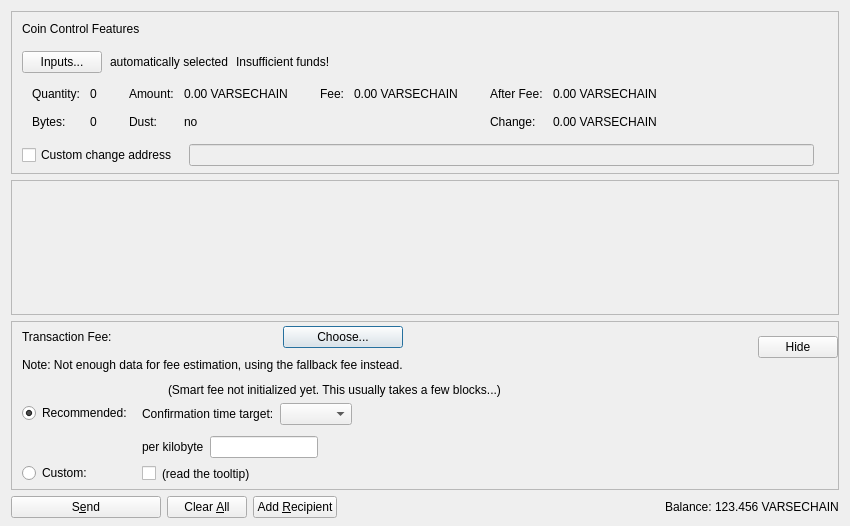
<?xml version="1.0" encoding="UTF-8"?>
<ui version="4.0">
 <class>SendCoinsDialog</class>
 <widget class="QDialog" name="SendCoinsDialog">
  <property name="geometry">
   <rect>
    <x>0</x>
    <y>0</y>
    <width>850</width>
    <height>526</height>
   </rect>
  </property>
  <property name="windowTitle">
   <string>Send Coins</string>
  </property>
  <layout class="QVBoxLayout" name="verticalLayout" stretch="0,1,0,0">
   <property name="bottomMargin">
    <number>8</number>
   </property>
   <item>
    <widget class="QFrame" name="frameCoinControl">
     <property name="sizePolicy">
      <sizepolicy hsizetype="Expanding" vsizetype="Expanding">
       <horstretch>0</horstretch>
       <verstretch>0</verstretch>
      </sizepolicy>
     </property>
     <property name="maximumSize">
      <size>
       <width>16777215</width>
       <height>16777215</height>
      </size>
     </property>
     <property name="frameShape">
      <enum>QFrame::StyledPanel</enum>
     </property>
     <property name="frameShadow">
      <enum>QFrame::Sunken</enum>
     </property>
     <layout class="QVBoxLayout" name="verticalLayoutCoinControl2">
      <property name="spacing">
       <number>0</number>
      </property>
      <property name="leftMargin">
       <number>0</number>
      </property>
      <property name="topMargin">
       <number>0</number>
      </property>
      <property name="rightMargin">
       <number>0</number>
      </property>
      <property name="bottomMargin">
       <number>6</number>
      </property>
      <item>
       <layout class="QVBoxLayout" name="verticalLayoutCoinControl" stretch="0,0,0,0,1">
        <property name="spacing">
         <number>0</number>
        </property>
        <property name="leftMargin">
         <number>10</number>
        </property>
        <property name="topMargin">
         <number>10</number>
        </property>
        <item>
         <layout class="QHBoxLayout" name="horizontalLayoutCoinControl1">
          <property name="bottomMargin">
           <number>15</number>
          </property>
          <item>
           <widget class="QLabel" name="labelCoinControlFeatures">
            <property name="sizePolicy">
             <sizepolicy hsizetype="Preferred" vsizetype="Maximum">
              <horstretch>0</horstretch>
              <verstretch>0</verstretch>
             </sizepolicy>
            </property>
            <property name="text">
             <string>Coin Control Features</string>
            </property>
           </widget>
          </item>
         </layout>
        </item>
        <item>
         <layout class="QHBoxLayout" name="horizontalLayoutCoinControl2" stretch="0,0,0,0">
          <property name="spacing">
           <number>8</number>
          </property>
          <property name="bottomMargin">
           <number>10</number>
          </property>
          <item>
           <widget class="QPushButton" name="pushButtonCoinControl">
            <property name="styleSheet">
             <string notr="true"/>
            </property>
            <property name="text">
             <string>Inputs...</string>
            </property>
            <property name="autoDefault">
             <bool>false</bool>
            </property>
           </widget>
          </item>
          <item>
           <widget class="QLabel" name="labelCoinControlAutomaticallySelected">
            <property name="text">
             <string>automatically selected</string>
            </property>
            <property name="margin">
             <number>5</number>
            </property>
           </widget>
          </item>
          <item>
           <widget class="QLabel" name="labelCoinControlInsuffFunds">
            <property name="text">
             <string>Insufficient funds!</string>
            </property>
            <property name="margin">
             <number>5</number>
            </property>
           </widget>
          </item>
          <item>
           <spacer name="horizontalSpacerCoinControl">
            <property name="orientation">
             <enum>Qt::Horizontal</enum>
            </property>
            <property name="sizeHint" stdset="0">
             <size>
              <width>40</width>
              <height>1</height>
             </size>
            </property>
           </spacer>
          </item>
         </layout>
        </item>
        <item>
         <widget class="QWidget" name="widgetCoinControl" native="true">
          <property name="sizePolicy">
           <sizepolicy hsizetype="Preferred" vsizetype="Preferred">
            <horstretch>0</horstretch>
            <verstretch>0</verstretch>
           </sizepolicy>
          </property>
          <property name="minimumSize">
           <size>
            <width>0</width>
            <height>0</height>
           </size>
          </property>
          <property name="styleSheet">
           <string notr="true"/>
          </property>
          <layout class="QHBoxLayout" name="horizontalLayoutCoinControl5">
           <property name="leftMargin">
            <number>0</number>
           </property>
           <property name="topMargin">
            <number>0</number>
           </property>
           <property name="rightMargin">
            <number>0</number>
           </property>
           <property name="bottomMargin">
            <number>0</number>
           </property>
           <item>
            <layout class="QHBoxLayout" name="horizontalLayoutCoinControl3" stretch="0,0,0,1">
             <property name="spacing">
              <number>20</number>
             </property>
             <property name="topMargin">
              <number>0</number>
             </property>
             <property name="bottomMargin">
              <number>10</number>
             </property>
             <item>
              <layout class="QFormLayout" name="formLayoutCoinControl1">
               <property name="horizontalSpacing">
                <number>10</number>
               </property>
               <property name="verticalSpacing">
                <number>14</number>
               </property>
               <property name="leftMargin">
                <number>10</number>
               </property>
               <property name="topMargin">
                <number>4</number>
               </property>
               <property name="rightMargin">
                <number>6</number>
               </property>
               <item row="0" column="0">
                <widget class="QLabel" name="labelCoinControlQuantityText">
                 <property name="text">
                  <string>Quantity:</string>
                 </property>
                 <property name="margin">
                  <number>0</number>
                 </property>
                </widget>
               </item>
               <item row="0" column="1">
                <widget class="QLabel" name="labelCoinControlQuantity">
                 <property name="cursor">
                  <cursorShape>IBeamCursor</cursorShape>
                 </property>
                 <property name="contextMenuPolicy">
                  <enum>Qt::ActionsContextMenu</enum>
                 </property>
                 <property name="text">
                  <string notr="true">0</string>
                 </property>
                 <property name="margin">
                  <number>0</number>
                 </property>
                 <property name="textInteractionFlags">
                  <set>Qt::LinksAccessibleByMouse|Qt::TextSelectableByKeyboard|Qt::TextSelectableByMouse</set>
                 </property>
                </widget>
               </item>
               <item row="1" column="0">
                <widget class="QLabel" name="labelCoinControlBytesText">
                 <property name="text">
                  <string>Bytes:</string>
                 </property>
                </widget>
               </item>
               <item row="1" column="1">
                <widget class="QLabel" name="labelCoinControlBytes">
                 <property name="cursor">
                  <cursorShape>IBeamCursor</cursorShape>
                 </property>
                 <property name="contextMenuPolicy">
                  <enum>Qt::ActionsContextMenu</enum>
                 </property>
                 <property name="text">
                  <string notr="true">0</string>
                 </property>
                 <property name="textInteractionFlags">
                  <set>Qt::LinksAccessibleByMouse|Qt::TextSelectableByKeyboard|Qt::TextSelectableByMouse</set>
                 </property>
                </widget>
               </item>
              </layout>
             </item>
             <item>
              <layout class="QFormLayout" name="formLayoutCoinControl2">
               <property name="horizontalSpacing">
                <number>10</number>
               </property>
               <property name="verticalSpacing">
                <number>14</number>
               </property>
               <property name="leftMargin">
                <number>6</number>
               </property>
               <property name="topMargin">
                <number>4</number>
               </property>
               <property name="rightMargin">
                <number>6</number>
               </property>
               <item row="0" column="0">
                <widget class="QLabel" name="labelCoinControlAmountText">
                 <property name="text">
                  <string>Amount:</string>
                 </property>
                 <property name="margin">
                  <number>0</number>
                 </property>
                </widget>
               </item>
               <item row="0" column="1">
                <widget class="QLabel" name="labelCoinControlAmount">
                 <property name="cursor">
                  <cursorShape>IBeamCursor</cursorShape>
                 </property>
                 <property name="contextMenuPolicy">
                  <enum>Qt::ActionsContextMenu</enum>
                 </property>
                 <property name="text">
                  <string notr="true">0.00 VARSECHAIN</string>
                 </property>
                 <property name="textInteractionFlags">
                  <set>Qt::LinksAccessibleByMouse|Qt::TextSelectableByKeyboard|Qt::TextSelectableByMouse</set>
                 </property>
                </widget>
               </item>
               <item row="1" column="0">
                <widget class="QLabel" name="labelCoinControlLowOutputText">
                 <property name="text">
                  <string>Dust:</string>
                 </property>
                </widget>
               </item>
               <item row="1" column="1">
                <widget class="QLabel" name="labelCoinControlLowOutput">
                 <property name="cursor">
                  <cursorShape>IBeamCursor</cursorShape>
                 </property>
                 <property name="contextMenuPolicy">
                  <enum>Qt::ActionsContextMenu</enum>
                 </property>
                 <property name="text">
                  <string notr="true">no</string>
                 </property>
                 <property name="textInteractionFlags">
                  <set>Qt::LinksAccessibleByMouse|Qt::TextSelectableByKeyboard|Qt::TextSelectableByMouse</set>
                 </property>
                </widget>
               </item>
              </layout>
             </item>
             <item>
              <layout class="QFormLayout" name="formLayoutCoinControl3">
               <property name="horizontalSpacing">
                <number>10</number>
               </property>
               <property name="verticalSpacing">
                <number>14</number>
               </property>
               <property name="leftMargin">
                <number>6</number>
               </property>
               <property name="topMargin">
                <number>4</number>
               </property>
               <property name="rightMargin">
                <number>6</number>
               </property>
               <item row="0" column="0">
                <widget class="QLabel" name="labelCoinControlFeeText">
                 <property name="text">
                  <string>Fee:</string>
                 </property>
                 <property name="margin">
                  <number>0</number>
                 </property>
                </widget>
               </item>
               <item row="0" column="1">
                <widget class="QLabel" name="labelCoinControlFee">
                 <property name="cursor">
                  <cursorShape>IBeamCursor</cursorShape>
                 </property>
                 <property name="contextMenuPolicy">
                  <enum>Qt::ActionsContextMenu</enum>
                 </property>
                 <property name="text">
                  <string notr="true">0.00 VARSECHAIN</string>
                 </property>
                 <property name="textInteractionFlags">
                  <set>Qt::LinksAccessibleByMouse|Qt::TextSelectableByKeyboard|Qt::TextSelectableByMouse</set>
                 </property>
                </widget>
               </item>
              </layout>
             </item>
             <item>
              <layout class="QFormLayout" name="formLayoutCoinControl4">
               <property name="horizontalSpacing">
                <number>10</number>
               </property>
               <property name="verticalSpacing">
                <number>14</number>
               </property>
               <property name="leftMargin">
                <number>6</number>
               </property>
               <property name="topMargin">
                <number>4</number>
               </property>
               <property name="rightMargin">
                <number>6</number>
               </property>
               <item row="0" column="0">
                <widget class="QLabel" name="labelCoinControlAfterFeeText">
                 <property name="text">
                  <string>After Fee:</string>
                 </property>
                 <property name="margin">
                  <number>0</number>
                 </property>
                </widget>
               </item>
               <item row="0" column="1">
                <widget class="QLabel" name="labelCoinControlAfterFee">
                 <property name="cursor">
                  <cursorShape>IBeamCursor</cursorShape>
                 </property>
                 <property name="contextMenuPolicy">
                  <enum>Qt::ActionsContextMenu</enum>
                 </property>
                 <property name="text">
                  <string notr="true">0.00 VARSECHAIN</string>
                 </property>
                 <property name="textInteractionFlags">
                  <set>Qt::LinksAccessibleByMouse|Qt::TextSelectableByKeyboard|Qt::TextSelectableByMouse</set>
                 </property>
                </widget>
               </item>
               <item row="1" column="0">
                <widget class="QLabel" name="labelCoinControlChangeText">
                 <property name="text">
                  <string>Change:</string>
                 </property>
                </widget>
               </item>
               <item row="1" column="1">
                <widget class="QLabel" name="labelCoinControlChange">
                 <property name="cursor">
                  <cursorShape>IBeamCursor</cursorShape>
                 </property>
                 <property name="contextMenuPolicy">
                  <enum>Qt::ActionsContextMenu</enum>
                 </property>
                 <property name="text">
                  <string notr="true">0.00 VARSECHAIN</string>
                 </property>
                 <property name="textInteractionFlags">
                  <set>Qt::LinksAccessibleByMouse|Qt::TextSelectableByKeyboard|Qt::TextSelectableByMouse</set>
                 </property>
                </widget>
               </item>
              </layout>
             </item>
            </layout>
           </item>
          </layout>
         </widget>
        </item>
        <item>
         <layout class="QHBoxLayout" name="horizontalLayoutCoinControl4" stretch="0,0,0">
          <property name="spacing">
           <number>12</number>
          </property>
          <property name="sizeConstraint">
           <enum>QLayout::SetDefaultConstraint</enum>
          </property>
          <property name="topMargin">
           <number>5</number>
          </property>
          <property name="rightMargin">
           <number>5</number>
          </property>
          <item>
           <widget class="QCheckBox" name="checkBoxCoinControlChange">
            <property name="toolTip">
             <string>If this is activated, but the change address is empty or invalid, change will be sent to a newly generated address.</string>
            </property>
            <property name="text">
             <string>Custom change address</string>
            </property>
           </widget>
          </item>
          <item>
           <widget class="QValidatedLineEdit" name="lineEditCoinControlChange">
            <property name="enabled">
             <bool>false</bool>
            </property>
            <property name="sizePolicy">
             <sizepolicy hsizetype="Expanding" vsizetype="Fixed">
              <horstretch>0</horstretch>
              <verstretch>0</verstretch>
             </sizepolicy>
            </property>
           </widget>
          </item>
          <item>
           <widget class="QLabel" name="labelCoinControlChangeLabel">
            <property name="sizePolicy">
             <sizepolicy hsizetype="Preferred" vsizetype="Expanding">
              <horstretch>0</horstretch>
              <verstretch>0</verstretch>
             </sizepolicy>
            </property>
            <property name="minimumSize">
             <size>
              <width>0</width>
              <height>0</height>
             </size>
            </property>
            <property name="text">
             <string/>
            </property>
            <property name="margin">
             <number>3</number>
            </property>
           </widget>
          </item>
         </layout>
        </item>
        <item>
         <spacer name="verticalSpacerCoinControl">
          <property name="orientation">
           <enum>Qt::Vertical</enum>
          </property>
          <property name="sizeHint" stdset="0">
           <size>
            <width>800</width>
            <height>1</height>
           </size>
          </property>
         </spacer>
        </item>
       </layout>
      </item>
     </layout>
    </widget>
   </item>
   <item>
    <widget class="QScrollArea" name="scrollArea">
     <property name="widgetResizable">
      <bool>true</bool>
     </property>
     <widget class="QWidget" name="scrollAreaWidgetContents">
      <property name="geometry">
       <rect>
        <x>0</x>
        <y>0</y>
        <width>830</width>
        <height>104</height>
       </rect>
      </property>
      <layout class="QVBoxLayout" name="verticalLayout_2" stretch="0,1">
       <property name="leftMargin">
        <number>0</number>
       </property>
       <property name="topMargin">
        <number>0</number>
       </property>
       <property name="rightMargin">
        <number>0</number>
       </property>
       <property name="bottomMargin">
        <number>0</number>
       </property>
       <item>
        <layout class="QVBoxLayout" name="entries">
         <property name="spacing">
          <number>6</number>
         </property>
        </layout>
       </item>
       <item>
        <spacer name="verticalSpacer">
         <property name="orientation">
          <enum>Qt::Vertical</enum>
         </property>
         <property name="sizeHint" stdset="0">
          <size>
           <width>20</width>
           <height>40</height>
          </size>
         </property>
        </spacer>
       </item>
      </layout>
     </widget>
    </widget>
   </item>
   <item>
    <widget class="QFrame" name="frameFee">
     <property name="sizePolicy">
      <sizepolicy hsizetype="Expanding" vsizetype="Expanding">
       <horstretch>0</horstretch>
       <verstretch>0</verstretch>
      </sizepolicy>
     </property>
     <property name="maximumSize">
      <size>
       <width>16777215</width>
       <height>16777215</height>
      </size>
     </property>
     <property name="frameShape">
      <enum>QFrame::StyledPanel</enum>
     </property>
     <property name="frameShadow">
      <enum>QFrame::Sunken</enum>
     </property>
     <layout class="QVBoxLayout" name="verticalLayoutFee1">
      <property name="spacing">
       <number>0</number>
      </property>
      <property name="leftMargin">
       <number>0</number>
      </property>
      <property name="topMargin">
       <number>0</number>
      </property>
      <property name="rightMargin">
       <number>0</number>
      </property>
      <property name="bottomMargin">
       <number>0</number>
      </property>
      <item>
       <layout class="QVBoxLayout" name="verticalLayoutFee2" stretch="0,0,0">
        <property name="spacing">
         <number>0</number>
        </property>
        <property name="leftMargin">
         <number>10</number>
        </property>
        <property name="topMargin">
         <number>0</number>
        </property>
        <item>
         <layout class="QHBoxLayout" name="horizontalLayoutFee1">
          <property name="bottomMargin">
           <number>0</number>
          </property>
          <item>
           <layout class="QVBoxLayout" name="verticalLayoutFee7">
            <property name="spacing">
             <number>0</number>
            </property>
            <item>
             <spacer name="verticalSpacerSmartFee">
              <property name="orientation">
               <enum>Qt::Vertical</enum>
              </property>
              <property name="sizeType">
               <enum>QSizePolicy::Fixed</enum>
              </property>
              <property name="sizeHint" stdset="0">
               <size>
                <width>1</width>
                <height>4</height>
               </size>
              </property>
             </spacer>
            </item>
            <item>
             <layout class="QHBoxLayout" name="horizontalLayoutSmartFee">
              <property name="spacing">
               <number>10</number>
              </property>
              <item>
               <widget class="QLabel" name="labelFeeHeadline">
                <property name="sizePolicy">
                 <sizepolicy hsizetype="Preferred" vsizetype="Maximum">
                  <horstretch>0</horstretch>
                  <verstretch>0</verstretch>
                 </sizepolicy>
                </property>
                <property name="text">
                 <string>Transaction Fee:</string>
                </property>
               </widget>
              </item>
              <item>
               <widget class="QLabel" name="labelFeeMinimized">
                <property name="text">
                 <string/>
                </property>
               </widget>
              </item>
              <item>
               <widget class="QPushButton" name="buttonChooseFee">
                <property name="text">
                 <string>Choose...</string>
                </property>
               </widget>
              </item>
             </layout>
            </item>
            <item>
             <spacer name="verticalSpacer_7">
              <property name="orientation">
               <enum>Qt::Vertical</enum>
              </property>
              <property name="sizeHint" stdset="0">
               <size>
                <width>1</width>
                <height>10</height>
               </size>
              </property>
             </spacer>
            </item>
            <item>
             <widget class="QLabel" name="fallbackFeeWarningLabel">
              <property name="toolTip">
               <string>Using the fallbackfee can result in sending a transaction that will take several hours or days (or never) to confirm. Consider choosing your fee manually or wait until you have validated the complete chain.</string>
              </property>
              <property name="text">
               <string>Note: Not enough data for fee estimation, using the fallback fee instead.</string>
              </property>
              <property name="wordWrap">
               <bool>false</bool>
              </property>
             </widget>
            </item>
            <item>
             <spacer name="verticalSpacer_5">
              <property name="orientation">
               <enum>Qt::Vertical</enum>
              </property>
              <property name="sizeHint" stdset="0">
               <size>
                <width>1</width>
                <height>1</height>
               </size>
              </property>
             </spacer>
            </item>
           </layout>
          </item>
          <item>
           <spacer name="horizontalSpacer_4">
            <property name="orientation">
             <enum>Qt::Horizontal</enum>
            </property>
            <property name="sizeHint" stdset="0">
             <size>
              <width>1</width>
              <height>1</height>
             </size>
            </property>
           </spacer>
          </item>
          <item>
           <widget class="QPushButton" name="buttonMinimizeFee">
            <property name="toolTip">
             <string>collapse fee-settings</string>
            </property>
            <property name="text">
             <string>Hide</string>
            </property>
           </widget>
          </item>
         </layout>
        </item>
        <item>
         <widget class="QFrame" name="frameFeeSelection">
          <layout class="QVBoxLayout" name="verticalLayoutFee12">
           <property name="spacing">
            <number>0</number>
           </property>
           <property name="leftMargin">
            <number>0</number>
           </property>
           <property name="topMargin">
            <number>0</number>
           </property>
           <property name="rightMargin">
            <number>0</number>
           </property>
           <property name="bottomMargin">
            <number>0</number>
           </property>
           <item>
            <layout class="QGridLayout" name="gridLayoutFee">
             <property name="topMargin">
              <number>10</number>
             </property>
             <property name="bottomMargin">
              <number>4</number>
             </property>
             <property name="horizontalSpacing">
              <number>10</number>
             </property>
             <property name="verticalSpacing">
              <number>4</number>
             </property>
             <item row="1" column="1">
              <layout class="QVBoxLayout" name="verticalLayoutFee8">
               <property name="spacing">
                <number>6</number>
               </property>
               <property name="topMargin">
                <number>3</number>
               </property>
               <item>
                <layout class="QHBoxLayout" name="horizontalLayoutFee13" stretch="0,0,1">
                 <item>
                  <widget class="QLabel" name="labelCustomPerKilobyte">
                   <property name="toolTip">
                    <string>If the custom fee is set to 1000 ruffs and the transaction is only 250 bytes, then &quot;per kilobyte&quot; only pays 250 ruffs in fee,&lt;br /&gt;while &quot;at least&quot; pays 1000 ruffs. For transactions bigger than a kilobyte both pay by kilobyte.</string>
                   </property>
                   <property name="text">
                    <string>per kilobyte</string>
                   </property>
                  </widget>
                 </item>
                 <item>
                  <widget class="BitcoinAmountField" name="customFee"/>
                 </item>
                 <item>
                  <spacer name="horizontalSpacer_6">
                   <property name="orientation">
                    <enum>Qt::Horizontal</enum>
                   </property>
                   <property name="sizeHint" stdset="0">
                    <size>
                     <width>1</width>
                     <height>1</height>
                    </size>
                   </property>
                  </spacer>
                 </item>
                </layout>
               </item>
               <item>
                <layout class="QHBoxLayout" name="horizontalLayoutFee8">
                 <item>
                  <widget class="QCheckBox" name="checkBoxMinimumFee">
                   <property name="toolTip">
                    <string>Paying only the minimum fee is just fine as long as there is less transaction volume than space in the blocks.&lt;br /&gt;But be aware that this can end up in a never confirming transaction once there is more demand for varsechain transactions than the network can process.</string>
                   </property>
                   <property name="text">
                    <string/>
                   </property>
                  </widget>
                 </item>
                 <item>
                  <widget class="QLabel" name="labelMinFeeWarning">
                   <property name="enabled">
                    <bool>true</bool>
                   </property>
                   <property name="toolTip">
                    <string>Paying only the minimum fee is just fine as long as there is less transaction volume than space in the blocks.&lt;br /&gt;But be aware that this can end up in a never confirming transaction once there is more demand for varsechain transactions than the network can process.</string>
                   </property>
                   <property name="text">
                    <string>(read the tooltip)</string>
                   </property>
                   <property name="margin">
                    <number>5</number>
                   </property>
                  </widget>
                 </item>
                 <item>
                  <spacer name="horizontalSpacer_2">
                   <property name="orientation">
                    <enum>Qt::Horizontal</enum>
                   </property>
                   <property name="sizeHint" stdset="0">
                    <size>
                     <width>1</width>
                     <height>1</height>
                    </size>
                   </property>
                  </spacer>
                 </item>
                </layout>
               </item>
              </layout>
             </item>
             <item row="0" column="0">
              <layout class="QVBoxLayout" name="verticalLayoutFee4" stretch="0,1">
               <property name="topMargin">
                <number>20</number>
               </property>
               <property name="bottomMargin">
                <number>3</number>
               </property>
               <item>
                <widget class="QRadioButton" name="radioSmartFee">
                 <property name="text">
                  <string>Recommended:</string>
                 </property>
                 <property name="checked">
                  <bool>true</bool>
                 </property>
                 <attribute name="buttonGroup">
                  <string notr="true">groupFee</string>
                 </attribute>
                </widget>
               </item>
               <item>
                <spacer name="verticalSpacer_2">
                 <property name="orientation">
                  <enum>Qt::Vertical</enum>
                 </property>
                 <property name="sizeHint" stdset="0">
                  <size>
                   <width>1</width>
                   <height>1</height>
                  </size>
                 </property>
                </spacer>
               </item>
              </layout>
             </item>
             <item row="1" column="0">
              <layout class="QVBoxLayout" name="verticalLayoutFee9" stretch="0,1">
               <property name="topMargin">
                <number>30</number>
               </property>
               <item>
                <widget class="QRadioButton" name="radioCustomFee">
                 <property name="text">
                  <string>Custom:</string>
                 </property>
                 <attribute name="buttonGroup">
                  <string notr="true">groupFee</string>
                 </attribute>
                </widget>
               </item>
               <item>
                <spacer name="verticalSpacer_6">
                 <property name="orientation">
                  <enum>Qt::Vertical</enum>
                 </property>
                 <property name="sizeHint" stdset="0">
                  <size>
                   <width>1</width>
                   <height>1</height>
                  </size>
                 </property>
                </spacer>
               </item>
              </layout>
             </item>
             <item row="0" column="1">
              <layout class="QVBoxLayout" name="verticalLayoutFee3" stretch="0,0,1">
               <property name="spacing">
                <number>6</number>
               </property>
               <property name="topMargin">
                <number>0</number>
               </property>
               <property name="bottomMargin">
                <number>3</number>
               </property>
               <item>
                <layout class="QHBoxLayout" name="horizontalLayoutFee12">
                 <item>
                  <widget class="QLabel" name="labelSmartFee">
                   <property name="text">
                    <string/>
                   </property>
                   <property name="margin">
                    <number>2</number>
                   </property>
                  </widget>
                 </item>
                 <item>
                  <widget class="QLabel" name="labelFeeEstimation">
                   <property name="text">
                    <string/>
                   </property>
                  </widget>
                 </item>
                 <item>
                  <widget class="QLabel" name="labelSmartFee2">
                   <property name="text">
                    <string>(Smart fee not initialized yet. This usually takes a few blocks...)</string>
                   </property>
                   <property name="margin">
                    <number>2</number>
                   </property>
                  </widget>
                 </item>
                 <item>
                  <spacer name="horizontalSpacer_5">
                   <property name="orientation">
                    <enum>Qt::Horizontal</enum>
                   </property>
                   <property name="sizeHint" stdset="0">
                    <size>
                     <width>1</width>
                     <height>1</height>
                    </size>
                   </property>
                  </spacer>
                 </item>
                </layout>
               </item>
               <item>
                <layout class="QHBoxLayout" name="horizontalLayoutFee9">
                 <item>
                  <layout class="QVBoxLayout" name="verticalLayoutFee6">
                   <item>
                    <widget class="QLabel" name="labelSmartFee3">
                     <property name="text">
                      <string>Confirmation time target:</string>
                     </property>
                     <property name="margin">
                      <number>2</number>
                     </property>
                    </widget>
                   </item>
                  </layout>
                 </item>
                 <item>
                  <layout class="QVBoxLayout" name="verticalLayoutFee5">
                   <property name="rightMargin">
                    <number>30</number>
                   </property>
                   <item>
                    <layout class="QHBoxLayout" name="horizontalLayoutConfTarget">
                     <property name="bottomMargin">
                      <number>0</number>
                     </property>
                     <item>
                      <widget class="QComboBox" name="confTargetSelector"/>
                     </item>
                     <item>
                      <spacer name="horizontalSpacerConfTarget">
                       <property name="orientation">
                        <enum>Qt::Horizontal</enum>
                       </property>
                       <property name="sizeHint" stdset="0">
                        <size>
                         <width>40</width>
                         <height>20</height>
                        </size>
                       </property>
                      </spacer>
                     </item>
                    </layout>
                   </item>
                  </layout>
                 </item>
                </layout>
               </item>
               <item>
                <spacer name="verticalSpacer_4">
                 <property name="orientation">
                  <enum>Qt::Vertical</enum>
                 </property>
                 <property name="sizeHint" stdset="0">
                  <size>
                   <width>1</width>
                   <height>1</height>
                  </size>
                 </property>
                </spacer>
               </item>
              </layout>
             </item>
            </layout>
           </item>
          </layout>
         </widget>
        </item>
        <item>
         <spacer name="verticalSpacerFee">
          <property name="orientation">
           <enum>Qt::Vertical</enum>
          </property>
          <property name="sizeHint" stdset="0">
           <size>
            <width>800</width>
            <height>1</height>
           </size>
          </property>
         </spacer>
        </item>
       </layout>
      </item>
     </layout>
    </widget>
   </item>
   <item>
    <layout class="QHBoxLayout" name="horizontalLayout">
     <item>
      <widget class="QPushButton" name="sendButton">
       <property name="minimumSize">
        <size>
         <width>150</width>
         <height>0</height>
        </size>
       </property>
       <property name="toolTip">
        <string>Confirm the send action</string>
       </property>
       <property name="text">
        <string>S&amp;end</string>
       </property>
       <property name="autoDefault">
        <bool>false</bool>
       </property>
       <property name="default">
        <bool>false</bool>
       </property>
      </widget>
     </item>
     <item>
      <widget class="QPushButton" name="clearButton">
       <property name="sizePolicy">
        <sizepolicy hsizetype="Minimum" vsizetype="Fixed">
         <horstretch>0</horstretch>
         <verstretch>0</verstretch>
        </sizepolicy>
       </property>
       <property name="toolTip">
        <string>Clear all fields of the form.</string>
       </property>
       <property name="text">
        <string>Clear &amp;All</string>
       </property>
       <property name="autoDefault">
        <bool>false</bool>
       </property>
      </widget>
     </item>
     <item>
      <widget class="QPushButton" name="addButton">
       <property name="toolTip">
        <string>Send to multiple recipients at once</string>
       </property>
       <property name="text">
        <string>Add &amp;Recipient</string>
       </property>
       <property name="autoDefault">
        <bool>false</bool>
       </property>
      </widget>
     </item>
     <item>
      <spacer name="horizontalSpacer">
       <property name="orientation">
        <enum>Qt::Horizontal</enum>
       </property>
       <property name="sizeHint" stdset="0">
        <size>
         <width>40</width>
         <height>20</height>
        </size>
       </property>
      </spacer>
     </item>
     <item>
      <layout class="QHBoxLayout" name="horizontalLayout_2">
       <property name="spacing">
        <number>3</number>
       </property>
       <item>
        <widget class="QLabel" name="labelBalanceText">
         <property name="text">
          <string>Balance:</string>
         </property>
        </widget>
       </item>
       <item>
        <widget class="QLabel" name="labelBalance">
         <property name="sizePolicy">
          <sizepolicy hsizetype="Preferred" vsizetype="Preferred">
           <horstretch>0</horstretch>
           <verstretch>0</verstretch>
          </sizepolicy>
         </property>
         <property name="cursor">
          <cursorShape>IBeamCursor</cursorShape>
         </property>
         <property name="text">
          <string notr="true">123.456 VARSECHAIN</string>
         </property>
         <property name="textInteractionFlags">
          <set>Qt::LinksAccessibleByMouse|Qt::TextSelectableByKeyboard|Qt::TextSelectableByMouse</set>
         </property>
        </widget>
       </item>
      </layout>
     </item>
    </layout>
   </item>
  </layout>
 </widget>
 <customwidgets>
  <customwidget>
   <class>QValidatedLineEdit</class>
   <extends>QLineEdit</extends>
   <header>qt/qvalidatedlineedit.h</header>
  </customwidget>
  <customwidget>
   <class>BitcoinAmountField</class>
   <extends>QLineEdit</extends>
   <header>qt/bitcoinamountfield.h</header>
   <container>1</container>
  </customwidget>
 </customwidgets>
 <resources>
  <include location="../varsechain.qrc"/>
 </resources>
 <connections/>
 <buttongroups>
  <buttongroup name="groupFee"/>
 </buttongroups>
</ui>
